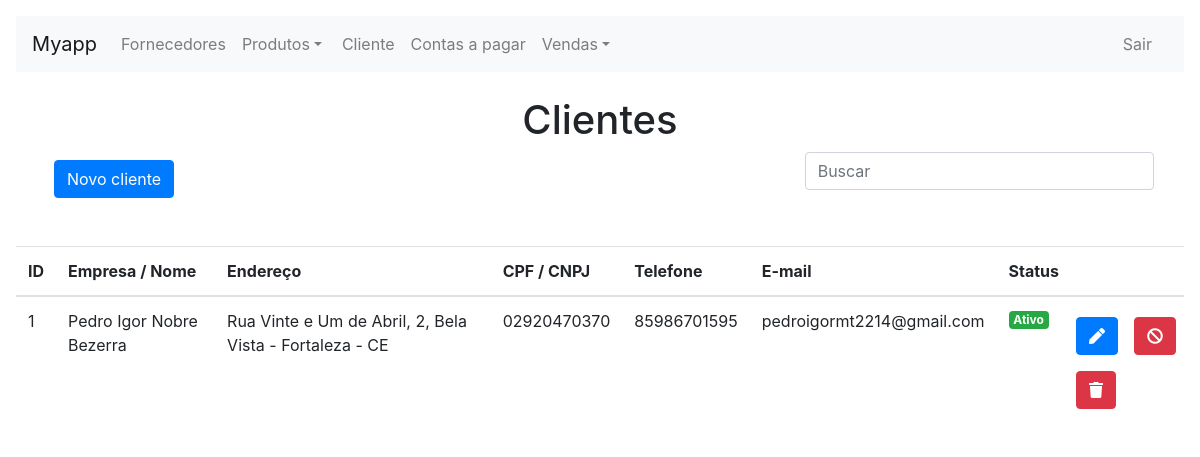
The page /client.php on the database its author committed.
### tables this page shows
CREATE TABLE `client` (
  `ID` int(11) NOT NULL DEFAULT 0,
  `TYPE` varchar(25) NOT NULL,
  `NAME` varchar(255) NOT NULL,
  `PHONE` varchar(255) NOT NULL,
  `MAIL` varchar(255) DEFAULT NULL,
  `CPF_CNPJ` varchar(255) NOT NULL,
  `ZIPCODE` varchar(8) NOT NULL,
  `STREET` varchar(255) NOT NULL,
  `NUMBER` int(11) NOT NULL,
  `NEIGHBORHOOD` varchar(255) NOT NULL,
  `CITY_STATE` varchar(255) NOT NULL,
  `ACTIVE` int(11) NOT NULL,
  `CREATED_BY` int(11) NOT NULL,
  `CREATED_ON` datetime NOT NULL DEFAULT current_timestamp(),
  `MODIFIED_BY` int(11) DEFAULT NULL,
  `MODIFIED_ON` datetime DEFAULT NULL
);

### assist/classes/mClient.php (called while the page is built, shortened)
<?php
class mClient extends mConnection {
    public function getClients() {
        $sql = "SELECT * FROM CLIENT";
        $con = $this->Connect();
        $stmt = $con->query($sql);
        return $stmt->fetchAll(PDO::FETCH_ASSOC);
    }
}

### client.php (the view, shortened to what this page needs)
<?php
require_once('assist/classes/mClient.php');
$mClient = new mClient();
?>
<!DOCTYPE html>
<html lang="pt-br">
    <head>
        <?php require_once('components/script.php'); ?>
        <link rel="stylesheet" href="css/button.css"/>
    </head>
    <body>
        <?php require_once('./components/navbar.php'); ?>
        <br>
    <center><h1>Clientes</h1></center>
    <div class="form-group input-group col-md-12">
        <div class="col-md-2">
            <button type="button" class="btn btn-primary btn-row" data-toggle="modal" data-target="#createClient">
                Novo cliente
            </button>
        </div>
        <div class="col-md-6"></div>
        <div class="col-md-4">
            <input name="consulta" id="txt_consulta" placeholder="Buscar" type="text" class="form-control">
        </div>
    </div>
    <br>
    <table id="tabela" class="table table-hover table-responsive-xl">
        <thead>
            <tr>
                <th scope="col">ID</th>
                <th scope="col">Empresa / Nome</th>
                <th scope="col">Endereço</th>
                <th scope="col">CPF / CNPJ</th>
                <th scope="col">Telefone</th>
                <th scope="col">E-mail</th>
                <th scope="col">Status</th>
                <th scope="col"></th>
            </tr>
        </thead>
        <tbody>
            <?php
            $clients = $mClient->getClients();
            foreach ($clients as $p) {
                ?>
                <tr>
                    <td><?= $p['ID'] ?></td>
                    <td><?= $p['NAME'] ?></td>
                    <td><?= $p['STREET'] . ", " . $p['NUMBER'] . ", " . $p['NEIGHBORHOOD'] . " - " . $p['CITY_STATE'] ?></td>
                    <td><?= $p['CPF_CNPJ'] ?></td>
                    <td><?= $p['PHONE'] ?></td>
                    <td><?= $p['MAIL'] ?></td>
                    <?php if ($p['ACTIVE'] == 1) { ?>
                        <td><h6><span class="badge badge-success">Ativo</span></h6></td>
                    <?php } else { ?>
                        <td><h6><span class="badge badge-danger">Inativo</span></h6></td>
                    <?php } ?>
                    <td>
                        <div class="row">
                            <button type="button" class="btn btn-primary btn-row" title="Editar" data-toggle="modal" data-target="#editClient" onclick="editClient(<?= $p['ID'] ?>)">
                                <i class="fas fa-pen"></i>
                            </button>
                            <?php if ($p['ACTIVE'] == 1) { ?>
                                <button type="button" class="btn btn-danger btn-row" title="Desativar" data-toggle="modal" data-target="#updateStatusClient" onclick="updateStatusClient(<?= $p['ID'] ?>)">
                                    <i class="fas fa-ban"></i>
                                </button>
                            <?php } else { ?>
                                <button type="button" class="btn btn-success btn-row" title="Ativar" data-toggle="modal" data-target="#updateStatusClient" onclick="updateStatusClient(<?= $p['ID'] ?>)">
                                    <i class="fas fa-check"></i>
                                </button>
                            <?php } ?>
                            <button type="button" class="btn btn-danger btn-row" title="Excluir" data-toggle="modal" data-target="#deleteClient" onclick="deleteClient(<?= $p['ID'] ?>)">
                                <i class="fas fa-trash"></i>
                            </button>
                        </div>
                    </td>
                </tr>
            <?php } ?>
        </tbody>
    </table>
</body>
</html>

### css/body.css (style rules this page uses)
body { margin: 16px }

### css/button.css (style rules this page uses)
.btn-row { margin: 8px; }

### rows shown on the page
client: ID "1", NAME "Pedro Igor Nobre Bezerra", STREET "Rua Vinte e Um de Abril", NUMBER "2", NEIGHBORHOOD "Bela Vista", CITY_STATE "Fortaleza - CE", CPF_CNPJ "02920470370", PHONE "85986701595", MAIL "pedroigormt2214@gmail.com", ACTIVE "Ativo"

### other values the page prints
$_SESSION['app_title'] "Myapp"
